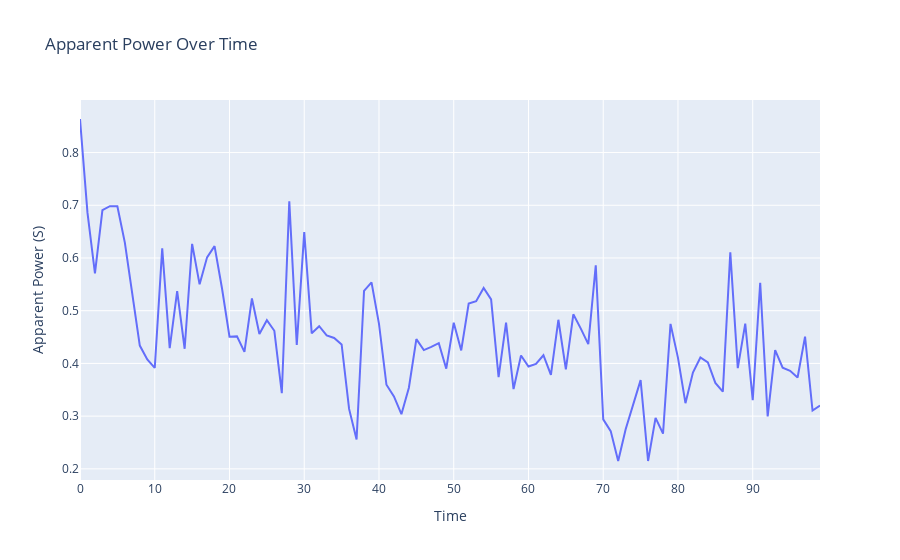

Notebook cell for this chart:
### Markdown cell above
## Original Dataset

### Code cell
orignal_df = data_orignal.head(100)

fig = go.Figure([go.Scatter(x=orignal_df.index, y=orignal_df['Apparent Power (S)'])])
fig.update_layout(title='Apparent Power Over Time',
                  xaxis_title='Time',
                  yaxis_title='Apparent Power (S)',
                  legend_title='Legend')
fig.show()

### Figure 1 — Plotly figure (JSON) as saved in the notebook; plotly's stock layout.template omitted (floating-point values rounded to 4 significant figures)
{"data": [{"type": "scatter", "x": [0, 1, 2, 3, 4, 5, 6, 7, 8, 9, 10, 11, 12, 13, 14, 15, 16, 17, 18, 19, 20, 21, 22, 23, 24, 25, 26, 27, 28, 29, 30, 31, 32, 33, 34, 35, 36, 37, 38, 39, 40, 41, 42, 43, 44, 45, 46, 47, 48, 49, 50, 51, 52, 53, 54, 55, 56, 57, 58, 59, 60, 61, 62, 63, 64, 65, 66, 67, 68, 69, 70, 71, 72, 73, 74, 75, 76, 77, 78, 79, 80, 81, 82, 83, 84, 85, 86, 87, 88, 89, 90, 91, 92, 93, 94, 95, 96, 97, 98, 99], "y": [0.8637, 0.686, 0.5709, 0.6908, 0.6982, 0.698, 0.6291, 0.5297, 0.4338, 0.4075, 0.3914, 0.6183, 0.4291, 0.5373, 0.4278, 0.6267, 0.55, 0.6012, 0.6225, 0.5422, 0.4507, 0.4513, 0.4218, 0.5233, 0.456, 0.4819, 0.4619, 0.3434, 0.7074, 0.4349, 0.6491, 0.4571, 0.4706, 0.4533, 0.4483, 0.4359, 0.3137, 0.2557, 0.5376, 0.5537, 0.4751, 0.3595, 0.3373, 0.3037, 0.3538, 0.446, 0.4253, 0.4315, 0.4385, 0.39, 0.4773, 0.4246, 0.5137, 0.5179, 0.5431, 0.5214, 0.3741, 0.4774, 0.3514, 0.415, 0.3942, 0.3989, 0.4155, 0.3781, 0.4828, 0.3889, 0.4932, 0.4661, 0.4366, 0.5862, 0.2939, 0.2716, 0.215, 0.275, 0.3236, 0.3683, 0.2149, 0.2967, 0.2669, 0.475, 0.4105, 0.3246, 0.3825, 0.4113, 0.402, 0.3631, 0.3463, 0.6107, 0.391, 0.4755, 0.3302, 0.553, 0.2994, 0.4252, 0.3918, 0.3861, 0.3732, 0.4509, 0.3106, 0.3202]}], "layout": {"autosize": true, "legend": {"title": {"text": "Legend"}}, "title": {"text": "Apparent Power Over Time"}, "xaxis": {"autorange": true, "range": [0, 99], "title": {"text": "Time"}, "type": "linear"}, "yaxis": {"autorange": true, "range": [0.1788, 0.8997], "title": {"text": "Apparent Power (S)"}, "type": "linear"}}}
